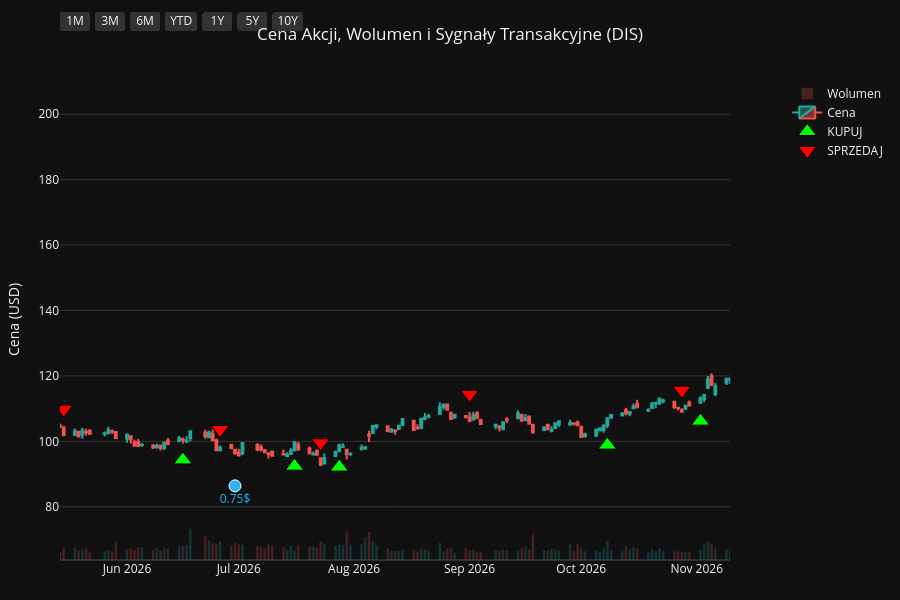
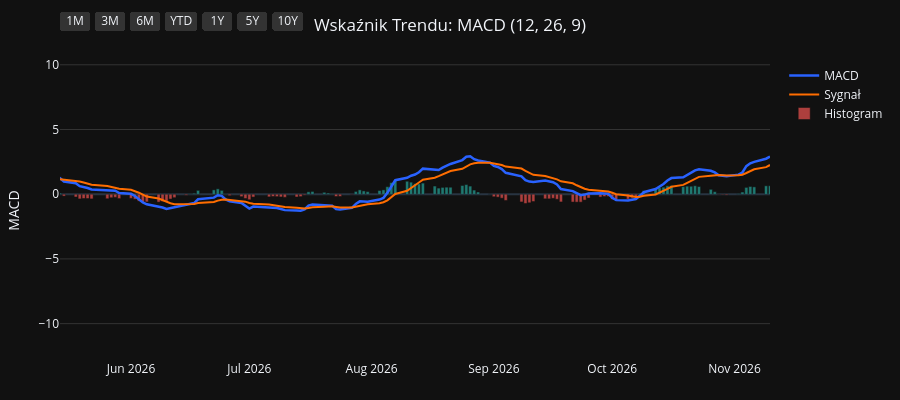
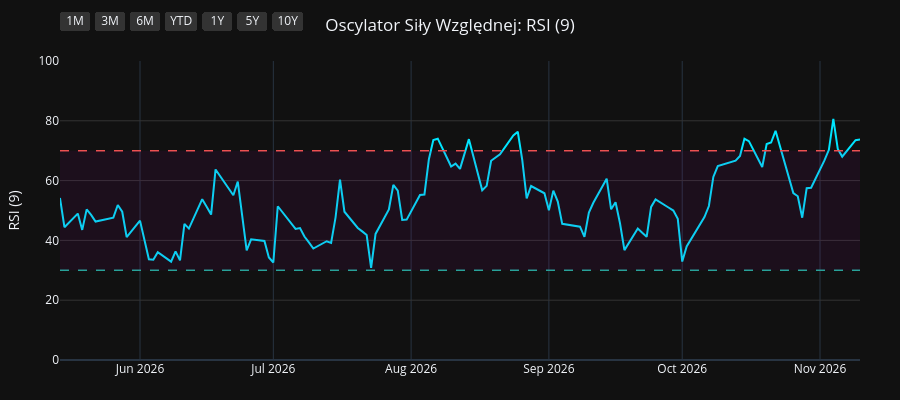
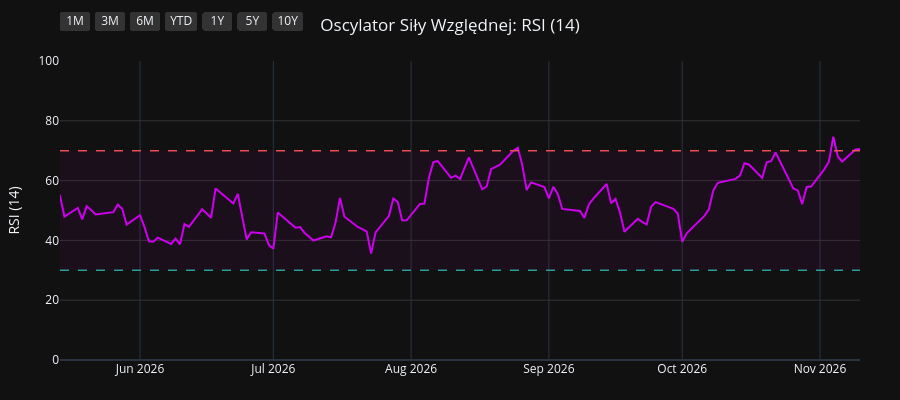

Source (notebook cell) for these figures, in order:
### Code cell
import os
import yfinance as yf
import pandas as pd
import pandas_ta as ta
import plotly.graph_objects as go
from plotly.subplots import make_subplots

# 1. Pobranie i przygotowanie danych
symbol = os.environ.get("STOCK_TICKER", "").strip().upper()
if not symbol:
    raise RuntimeError("Set STOCK_TICKER before running price_extractor.ipynb")
df = yf.Ticker(symbol).history(period="10y")
df.index = df.index.tz_localize(None)

# Wskaźniki i sygnały
df.ta.macd(fast=12, slow=26, signal=9, append=True)
df.ta.rsi(length=9, append=True)
df.ta.rsi(length=14, append=True)
df.ta.rsi(length=21, append=True)
df.dropna(inplace=True)

macd = df['MACD_12_26_9']
signal = df['MACDs_12_26_9']
wczorajszy_macd = macd.shift(1)
wczorajszy_signal = signal.shift(1)

df['Decyzja'] = 'BRAK'
df.loc[(macd > signal) & (wczorajszy_macd <= wczorajszy_signal), 'Decyzja'] = 'KUPUJ'
df.loc[(macd < signal) & (wczorajszy_macd >= wczorajszy_signal), 'Decyzja'] = 'SPRZEDAJ'

df_kupuj = df[df['Decyzja'] == 'KUPUJ']
df_sprzedaj = df[df['Decyzja'] == 'SPRZEDAJ']
df_dywidendy = df[df['Dividends'] > 0]
df_splity = df[df['Stock Splits'] > 0]

# Wspólna konfiguracja osi X
konfiguracja_osi_x = dict(
    type="date",
    showspikes=True, spikemode="across", spikesnap="cursor", spikedash="dot", spikecolor="#ffffff", spikethickness=1, hoverformat="%Y-%m-%d",
    rangeselector=dict(
        buttons=list([
            dict(count=1, label="1M", step="month", stepmode="backward"),
            dict(count=3, label="3M", step="month", stepmode="backward"),
            dict(count=6, label="6M", step="month", stepmode="backward"),
            dict(count=1, label="YTD", step="year", stepmode="todate"),
            dict(count=1, label="1Y", step="year", stepmode="backward"),
            dict(count=5, label="5Y", step="year", stepmode="backward"),
            dict(step="all", label="10Y")
        ]),
        bgcolor="#333333", activecolor="#2962ff", x=0, y=1.1
    )
)

# ==========================================
# WYKRES 1: CENA + WOLUMEN + SYGNAŁY
# ==========================================
fig1 = make_subplots(specs=[[{"secondary_y": True}]])

kolory_wolumenu = ['#26a69a' if row['Close'] >= row['Open'] else '#ef5350' for index, row in df.iterrows()]
fig1.add_trace(go.Bar(x=df.index, y=df['Volume'], marker_color=kolory_wolumenu, opacity=0.25, name='Wolumen'), secondary_y=True)
fig1.add_trace(go.Candlestick(x=df.index, open=df['Open'], high=df['High'], low=df['Low'], close=df['Close'], name='Cena', increasing_line_color='#26a69a', decreasing_line_color='#ef5350'), secondary_y=False)
fig1.add_trace(go.Scatter(x=df_kupuj.index, y=df_kupuj['Low'] * 0.95, customdata=df_kupuj[['Low', 'High']], mode='markers', marker=dict(symbol='triangle-up', size=16, color='#00ff00', line=dict(width=1, color='black')), name='KUPUJ', hovertemplate='KUPUJ<br>Najniższa: %{customdata[0]:.2f}<br>Najwyższa: %{customdata[1]:.2f}<extra></extra>'), secondary_y=False)
fig1.add_trace(go.Scatter(x=df_sprzedaj.index, y=df_sprzedaj['High'] * 1.05, customdata=df_sprzedaj[['Low', 'High']], mode='markers', marker=dict(symbol='triangle-down', size=16, color='#ff0000', line=dict(width=1, color='black')), name='SPRZEDAJ', hovertemplate='SPRZEDAJ<br>Najniższa: %{customdata[0]:.2f}<br>Najwyższa: %{customdata[1]:.2f}<extra></extra>'), secondary_y=False)

if not df_dywidendy.empty:
    fig1.add_trace(go.Scatter(x=df_dywidendy.index, y=df_dywidendy['Low'] * 0.90, mode='markers+text', marker=dict(symbol='circle', size=12, color='#29b6f6', line=dict(width=1, color='white')), text=df_dywidendy['Dividends'].apply(lambda x: f"{x}$"), textposition="bottom center", name='Dywidenda', showlegend=False, hovertemplate='Dywidenda: %{text}<extra></extra>', textfont=dict(color="#29b6f6")), secondary_y=False)
if not df_splity.empty:
                    fig1.add_trace(go.Scatter(x=df_splity.index, y=df_splity['High'], mode='markers+text', marker=dict(symbol='star', size=16, color='#ffee58', line=dict(width=1, color='black')), text=df_splity['Stock Splits'].apply(lambda x: f"{x:g}:1" if x >= 1 else f"1:{1 / x:g}"), textposition="top center", name='Split', hovertemplate='%{text}<extra></extra>', textfont=dict(color="#ffee58")), secondary_y=False)

fig1.update_layout(title=dict(text=f"Cena Akcji, Wolumen i Sygnały Transakcyjne ({symbol})", x=0.5, xanchor='center'), dragmode='pan', xaxis_rangeslider_visible=False, template='plotly_dark', height=600, hovermode='x unified', margin=dict(l=60, r=40, t=60, b=40))
fig1.update_xaxes(**konfiguracja_osi_x)
fig1.update_xaxes(range=[df.index.max() - pd.Timedelta(days=180), df.index.max()])
fig1.update_yaxes(title_text="Cena (USD)", secondary_y=False, gridcolor='#333333')
fig1.update_yaxes(range=[0, df['Volume'].max() * 4], showgrid=False, showticklabels=False, secondary_y=True)
fig1.show(config={'scrollZoom': True})

# ==========================================
# WYKRES 2: WSKAŹNIK MACD
# ==========================================
fig2 = go.Figure()
fig2.add_trace(go.Scatter(x=df.index, y=df['MACD_12_26_9'], line=dict(color='#2962ff', width=2.5), name='MACD'))
fig2.add_trace(go.Scatter(x=df.index, y=df['MACDs_12_26_9'], line=dict(color='#ff6d00', width=2), name='Sygnał'))
kolory_macd = ['#26a69a' if val >= 0 else '#ef5350' for val in df['MACDh_12_26_9']]
fig2.add_trace(go.Bar(x=df.index, y=df['MACDh_12_26_9'], marker_color=kolory_macd, name='Histogram', opacity=0.7))
fig2.update_layout(title=dict(text="Wskaźnik Trendu: MACD (12, 26, 9)", x=0.5, xanchor='center'), dragmode='pan', xaxis_rangeslider_visible=False, template='plotly_dark', height=400, hovermode='x unified', margin=dict(l=60, r=40, t=60, b=40))
fig2.update_xaxes(**konfiguracja_osi_x)
fig2.update_xaxes(range=[df.index.max() - pd.Timedelta(days=180), df.index.max()])
fig2.update_yaxes(title_text="MACD", gridcolor='#333333')
fig2.show(config={'scrollZoom': True})

# ==========================================
# WYKRES 3: OSCYLATOR RSI (9)
# ==========================================
fig3 = go.Figure()
fig3.add_trace(go.Scatter(x=df.index, y=df['RSI_9'], line=dict(color='#00e5ff', width=2), name='RSI (9)'))
fig3.add_hline(y=70, line_dash="dash", line_color="#ef5350", line_width=1.5)
fig3.add_hline(y=30, line_dash="dash", line_color="#26a69a", line_width=1.5)
fig3.add_hrect(y0=30, y1=70, line_width=0, fillcolor="purple", opacity=0.1)
fig3.update_layout(title=dict(text="Oscylator Siły Względnej: RSI (9)", x=0.5, xanchor='center'), dragmode='pan', xaxis_rangeslider_visible=False, template='plotly_dark', height=400, hovermode='x unified', margin=dict(l=60, r=40, t=60, b=40))
fig3.update_xaxes(**konfiguracja_osi_x)
fig3.update_xaxes(range=[df.index.max() - pd.Timedelta(days=180), df.index.max()])
fig3.update_yaxes(title_text="RSI (9)", range=[0, 100], gridcolor='#333333')
fig3.show(config={'scrollZoom': True})

# ==========================================
# WYKRES 4: OSCYLATOR RSI (14)
# ==========================================
fig4 = go.Figure()
fig4.add_trace(go.Scatter(x=df.index, y=df['RSI_14'], line=dict(color='#d500f9', width=2), name='RSI (14)'))
fig4.add_hline(y=70, line_dash="dash", line_color="#ef5350", line_width=1.5)
fig4.add_hline(y=30, line_dash="dash", line_color="#26a69a", line_width=1.5)
fig4.add_hrect(y0=30, y1=70, line_width=0, fillcolor="purple", opacity=0.1)
fig4.update_layout(title=dict(text="Oscylator Siły Względnej: RSI (14)", x=0.5, xanchor='center'), dragmode='pan', xaxis_rangeslider_visible=False, template='plotly_dark', height=400, hovermode='x unified', margin=dict(l=60, r=40, t=60, b=40))
fig4.update_xaxes(**konfiguracja_osi_x)
fig4.update_xaxes(range=[df.index.max() - pd.Timedelta(days=180), df.index.max()])
fig4.update_yaxes(title_text="RSI (14)", range=[0, 100], gridcolor='#333333')
fig4.show(config={'scrollZoom': True})

# ==========================================
# WYKRES 5: OSCYLATOR RSI (21)
# ==========================================
fig5 = go.Figure()
fig5.add_trace(go.Scatter(x=df.index, y=df['RSI_21'], line=dict(color='#64dd17', width=2), name='RSI (21)'))
fig5.add_hline(y=70, line_dash="dash", line_color="#ef5350", line_width=1.5)
fig5.add_hline(y=30, line_dash="dash", line_color="#26a69a", line_width=1.5)
fig5.add_hrect(y0=30, y1=70, line_width=0, fillcolor="purple", opacity=0.1)
fig5.update_layout(title=dict(text="Oscylator Siły Względnej: RSI (21)", x=0.5, xanchor='center'), dragmode='pan', xaxis_rangeslider_visible=False, template='plotly_dark', height=400, hovermode='x unified', margin=dict(l=60, r=40, t=60, b=40))
fig5.update_xaxes(**konfiguracja_osi_x)
fig5.update_xaxes(range=[df.index.max() - pd.Timedelta(days=180), df.index.max()])
fig5.update_yaxes(title_text="RSI (21)", range=[0, 100], gridcolor='#333333')
fig5.show(config={'scrollZoom': True})

### Figure 1 — Plotly figure (JSON) as saved in the notebook; plotly's stock layout.template omitted (floating-point values rounded to 4 significant figures; data arrays with more than 128 entries replaced by an {"elided": "..."} marker saying what was removed)
{"data": [{"marker": {"color": {"elided": "2479 str values"}}, "name": "Wolumen", "opacity": 0.25, "type": "bar", "x": {"elided": "2479 str values"}, "xaxis": "x", "y": {"elided": "2479 int values"}, "yaxis": "y2"}, {"close": {"elided": "2479 float values"}, "decreasing": {"line": {"color": "#ef5350"}}, "high": {"elided": "2479 float values"}, "increasing": {"line": {"color": "#26a69a"}}, "low": {"elided": "2479 float values"}, "name": "Cena", "open": {"elided": "2479 float values"}, "type": "candlestick", "x": {"elided": "2479 str values"}, "xaxis": "x", "yaxis": "y"}, {"customdata": {"elided": "100x2 float values"}, "hovertemplate": "KUPUJ<br>Najniższa: %{customdata[0]:.2f}<br>Najwyższa: %{customdata[1]:.2f}<extra></extra>", "marker": {"color": "#00ff00", "line": {"color": "black", "width": 1}, "size": 16, "symbol": "triangle-up"}, "mode": "markers", "name": "KUPUJ", "type": "scatter", "x": ["2017-01-11T00:00:00", "2017-02-01T00:00:00", "2017-03-14T00:00:00", "2017-03-28T00:00:00", "2017-04-18T00:00:00", "2017-05-30T00:00:00", "2017-06-12T00:00:00", "2017-06-21T00:00:00", "2017-06-26T00:00:00", "2017-08-29T00:00:00", "2017-09-20T00:00:00", "2017-10-19T00:00:00", "2017-11-29T00:00:00", "2018-01-04T00:00:00", "2018-02-22T00:00:00", "2018-03-09T00:00:00", "2018-04-04T00:00:00", "2018-05-04T00:00:00", "2018-06-08T00:00:00", "2018-07-10T00:00:00", "2018-09-21T00:00:00", "2018-10-18T00:00:00", "2018-11-06T00:00:00", "2018-11-30T00:00:00", "2019-01-02T00:00:00", "2019-01-31T00:00:00", "2019-02-15T00:00:00", "2019-04-02T00:00:00", "2019-06-07T00:00:00", "2019-06-13T00:00:00", "2019-07-03T00:00:00", "2019-07-10T00:00:00", "2019-07-29T00:00:00", "2019-08-28T00:00:00", "2019-10-11T00:00:00", "2020-02-04T00:00:00", "2020-03-25T00:00:00", "2020-07-09T00:00:00", "2020-08-05T00:00:00", "2020-08-27T00:00:00", "2020-10-12T00:00:00", "2020-11-05T00:00:00", "2021-02-04T00:00:00", "2021-02-22T00:00:00", "2021-04-30T00:00:00", "2021-05-07T00:00:00", "2021-05-26T00:00:00", "2021-06-24T00:00:00", "2021-07-09T00:00:00", "2021-07-28T00:00:00", "2021-08-11T00:00:00", "2021-08-24T00:00:00", "2021-10-08T00:00:00", "2021-10-15T00:00:00", "2021-11-03T00:00:00", "2021-12-07T00:00:00", "2022-02-04T00:00:00", "2022-03-18T00:00:00", "2022-05-17T00:00:00", "2022-06-27T00:00:00", "2022-10-17T00:00:00", "2022-11-22T00:00:00", "2022-12-14T00:00:00", "2023-01-03T00:00:00", "2023-03-23T00:00:00", "2023-04-28T00:00:00", "2023-05-08T00:00:00", "2023-06-05T00:00:00", "2023-06-30T00:00:00", "2023-07-31T00:00:00", "2023-09-12T00:00:00", "2023-10-06T00:00:00", "2023-11-03T00:00:00", "2024-01-18T00:00:00", "2024-03-21T00:00:00", "2024-05-06T00:00:00", "2024-05-31T00:00:00", "2024-07-16T00:00:00", "2024-07-31T00:00:00", "2024-08-15T00:00:00", "2024-10-16T00:00:00", "2024-11-06T00:00:00", "2025-01-24T00:00:00", "2025-02-26T00:00:00", "2025-03-25T00:00:00", "2025-04-22T00:00:00", "2025-06-11T00:00:00", "2025-06-30T00:00:00", "2025-08-20T00:00:00", "2025-10-20T00:00:00", "2025-12-03T00:00:00", "2026-02-26T00:00:00", "2026-04-02T00:00:00", "2026-04-30T00:00:00", "2026-05-06T00:00:00", "2026-06-16T00:00:00", "2026-07-16T00:00:00", "2026-07-28T00:00:00", "2026-10-08T00:00:00", "2026-11-02T00:00:00"], "xaxis": "x", "y": [95.6, 97.63, 98.54, 98.81, 99.67, 95.22, 93.16, 91.33, 92.23, 90.48, 87.63, 87.18, 91.91, 99.99, 93.99, 92.84, 87.57, 88.3, 91.22, 94.66, 99.69, 104.4, 104.2, 103.9, 98.03, 100.1, 101.0, 101.8, 125.0, 125.2, 129.2, 130.0, 132.9, 122.3, 118.9, 131.9, 87.97, 106.3, 113.6, 122.3, 114.0, 115.9, 162.6, 167.2, 169.1, 167.2, 162.3, 161.9, 160.2, 163.5, 162.6, 163.7, 162.5, 160.4, 155.1, 137.9, 128.5, 127.4, 97.91, 88.24, 88.66, 87.21, 85.31, 80.9, 87.28, 91.26, 93.67, 82.38, 81.62, 80.02, 76.05, 74.14, 77.52, 83.55, 107.1, 105.5, 93.71, 89.62, 86.93, 80.96, 86.92, 91.17, 103.2, 102.6, 93.63, 78.89, 109.7, 115.4, 108.6, 103.6, 97.83, 99.29, 89.65, 94.67, 99.28, 94.32, 92.42, 92.12, 98.85, 106.2], "yaxis": "y"}, {"customdata": {"elided": "99x2 float values"}, "hovertemplate": "SPRZEDAJ<br>Najniższa: %{customdata[0]:.2f}<br>Najwyższa: %{customdata[1]:.2f}<extra></extra>", "marker": {"color": "#ff0000", "line": {"color": "black", "width": 1}, "size": 16, "symbol": "triangle-down"}, "mode": "markers", "name": "SPRZEDAJ", "type": "scatter", "x": ["2017-01-12T00:00:00", "2017-02-06T00:00:00", "2017-03-23T00:00:00", "2017-04-05T00:00:00", "2017-05-02T00:00:00", "2017-06-06T00:00:00", "2017-06-20T00:00:00", "2017-06-22T00:00:00", "2017-08-07T00:00:00", "2017-09-07T00:00:00", "2017-10-12T00:00:00", "2017-11-27T00:00:00", "2017-12-26T00:00:00", "2018-01-08T00:00:00", "2018-03-01T00:00:00", "2018-03-19T00:00:00", "2018-05-03T00:00:00", "2018-05-25T00:00:00", "2018-06-26T00:00:00", "2018-08-09T00:00:00", "2018-10-10T00:00:00", "2018-10-24T00:00:00", "2018-11-19T00:00:00", "2018-12-04T00:00:00", "2019-01-30T00:00:00", "2019-02-11T00:00:00", "2019-03-13T00:00:00", "2019-05-03T00:00:00", "2019-06-12T00:00:00", "2019-06-25T00:00:00", "2019-07-08T00:00:00", "2019-07-17T00:00:00", "2019-07-31T00:00:00", "2019-09-19T00:00:00", "2019-12-04T00:00:00", "2020-02-21T00:00:00", "2020-06-11T00:00:00", "2020-07-27T00:00:00", "2020-08-21T00:00:00", "2020-09-03T00:00:00", "2020-10-28T00:00:00", "2021-01-04T00:00:00", "2021-02-19T00:00:00", "2021-03-03T00:00:00", "2021-05-05T00:00:00", "2021-05-11T00:00:00", "2021-06-18T00:00:00", "2021-07-07T00:00:00", "2021-07-20T00:00:00", "2021-07-30T00:00:00", "2021-08-18T00:00:00", "2021-09-20T00:00:00", "2021-10-12T00:00:00", "2021-10-18T00:00:00", "2021-11-11T00:00:00", "2022-01-18T00:00:00", "2022-03-01T00:00:00", "2022-04-06T00:00:00", "2022-06-13T00:00:00", "2022-08-23T00:00:00", "2022-11-08T00:00:00", "2022-12-07T00:00:00", "2022-12-15T00:00:00", "2023-02-10T00:00:00", "2023-04-25T00:00:00", "2023-05-04T00:00:00", "2023-05-11T00:00:00", "2023-06-22T00:00:00", "2023-07-17T00:00:00", "2023-08-18T00:00:00", "2023-09-25T00:00:00", "2023-10-24T00:00:00", "2023-11-30T00:00:00", "2024-02-23T00:00:00", "2024-04-04T00:00:00", "2024-05-07T00:00:00", "2024-07-02T00:00:00", "2024-07-22T00:00:00", "2024-08-02T00:00:00", "2024-10-07T00:00:00", "2024-10-25T00:00:00", "2024-12-05T00:00:00", "2025-02-10T00:00:00", "2025-03-05T00:00:00", "2025-04-03T00:00:00", "2025-05-29T00:00:00", "2025-06-13T00:00:00", "2025-07-07T00:00:00", "2025-09-10T00:00:00", "2025-11-14T00:00:00", "2026-01-12T00:00:00", "2026-03-03T00:00:00", "2026-04-29T00:00:00", "2026-05-01T00:00:00", "2026-05-15T00:00:00", "2026-06-26T00:00:00", "2026-07-23T00:00:00", "2026-09-01T00:00:00", "2026-10-28T00:00:00"], "xaxis": "x", "y": [106.3, 107.4, 110.1, 111.0, 112.1, 103.5, 102.7, 102.1, 105.7, 100.0, 96.07, 101.1, 108.3, 110.2, 103.0, 101.9, 98.26, 102.0, 103.7, 114.6, 117.0, 116.8, 117.6, 116.1, 111.2, 112.5, 115.5, 136.1, 137.1, 141.2, 143.9, 146.4, 146.7, 139.0, 151.1, 142.4, 120.1, 119.5, 130.6, 139.7, 123.7, 185.9, 188.1, 200.4, 188.3, 185.5, 177.0, 177.5, 180.7, 182.4, 180.0, 184.1, 177.6, 176.5, 166.9, 155.9, 150.8, 136.3, 99.37, 118.5, 103.8, 94.46, 94.8, 111.7, 101.5, 101.3, 96.83, 90.8, 90.09, 88.28, 83.25, 85.72, 95.55, 110.3, 122.8, 110.2, 100.1, 97.64, 94.6, 97.62, 99.38, 120.3, 114.8, 114.3, 97.68, 115.7, 121.9, 129.0, 121.6, 112.5, 119.8, 108.7, 105.7, 109.2, 109.8, 103.6, 99.56, 114.4, 115.7], "yaxis": "y"}, {"hovertemplate": "Dywidenda: %{text}<extra></extra>", "marker": {"color": "#29b6f6", "line": {"color": "white", "width": 1}, "size": 12, "symbol": "circle"}, "mode": "markers+text", "name": "Dywidenda", "showlegend": false, "text": ["0.78$", "0.84$", "0.84$", "0.88$", "0.88$", "0.88$", "0.3$", "0.45$", "0.5$", "0.5$", "0.75$", "0.75$"], "textfont": {"color": "#29b6f6"}, "textposition": "bottom center", "type": "scatter", "x": ["2017-07-06T00:00:00", "2017-12-08T00:00:00", "2018-07-06T00:00:00", "2018-12-07T00:00:00", "2019-07-05T00:00:00", "2019-12-13T00:00:00", "2023-12-08T00:00:00", "2024-07-08T00:00:00", "2024-12-16T00:00:00", "2025-06-24T00:00:00", "2025-12-15T00:00:00", "2026-06-30T00:00:00"], "xaxis": "x", "y": [86.66, 88.32, 89.0, 96.22, 122.0, 127.7, 80.59, 85.21, 98.7, 104.5, 96.95, 86.39], "yaxis": "y"}], "layout": {"dragmode": "pan", "height": 600, "hovermode": "x unified", "margin": {"b": 40, "l": 60, "r": 40, "t": 60}, "title": {"text": "Cena Akcji, Wolumen i Sygnały Transakcyjne (DIS)", "x": 0.5, "xanchor": "center"}, "xaxis": {"anchor": "y", "domain": [0.0, 0.94], "hoverformat": "%Y-%m-%d", "range": ["2026-05-14T00:00:00", "2026-11-10T00:00:00"], "rangeselector": {"activecolor": "#2962ff", "bgcolor": "#333333", "buttons": [{"count": 1, "label": "1M", "step": "month", "stepmode": "backward"}, {"count": 3, "label": "3M", "step": "month", "stepmode": "backward"}, {"count": 6, "label": "6M", "step": "month", "stepmode": "backward"}, {"count": 1, "label": "YTD", "step": "year", "stepmode": "todate"}, {"count": 1, "label": "1Y", "step": "year", "stepmode": "backward"}, {"count": 5, "label": "5Y", "step": "year", "stepmode": "backward"}, {"label": "10Y", "step": "all"}], "x": 0, "y": 1.1}, "rangeslider": {"visible": false}, "showspikes": true, "spikecolor": "#ffffff", "spikedash": "dot", "spikemode": "across", "spikesnap": "cursor", "spikethickness": 1, "type": "date"}, "yaxis": {"anchor": "x", "domain": [0.0, 1.0], "gridcolor": "#333333", "title": {"text": "Cena (USD)"}}, "yaxis2": {"anchor": "x", "overlaying": "y", "range": [0, 349642800], "showgrid": false, "showticklabels": false, "side": "right"}}}

### Figure 2 — Plotly figure (JSON) as saved in the notebook; plotly's stock layout.template omitted (floating-point values rounded to 4 significant figures; data arrays with more than 128 entries replaced by an {"elided": "..."} marker saying what was removed)
{"data": [{"line": {"color": "#2962ff", "width": 2.5}, "name": "MACD", "type": "scatter", "x": {"elided": "2479 str values"}, "y": {"elided": "2479 float values"}}, {"line": {"color": "#ff6d00", "width": 2}, "name": "Sygnał", "type": "scatter", "x": {"elided": "2479 str values"}, "y": {"elided": "2479 float values"}}, {"marker": {"color": {"elided": "2479 str values"}}, "name": "Histogram", "opacity": 0.7, "type": "bar", "x": {"elided": "2479 str values"}, "y": {"elided": "2479 float values"}}], "layout": {"dragmode": "pan", "height": 400, "hovermode": "x unified", "margin": {"b": 40, "l": 60, "r": 40, "t": 60}, "title": {"text": "Wskaźnik Trendu: MACD (12, 26, 9)", "x": 0.5, "xanchor": "center"}, "xaxis": {"hoverformat": "%Y-%m-%d", "range": ["2026-05-14T00:00:00", "2026-11-10T00:00:00"], "rangeselector": {"activecolor": "#2962ff", "bgcolor": "#333333", "buttons": [{"count": 1, "label": "1M", "step": "month", "stepmode": "backward"}, {"count": 3, "label": "3M", "step": "month", "stepmode": "backward"}, {"count": 6, "label": "6M", "step": "month", "stepmode": "backward"}, {"count": 1, "label": "YTD", "step": "year", "stepmode": "todate"}, {"count": 1, "label": "1Y", "step": "year", "stepmode": "backward"}, {"count": 5, "label": "5Y", "step": "year", "stepmode": "backward"}, {"label": "10Y", "step": "all"}], "x": 0, "y": 1.1}, "rangeslider": {"visible": false}, "showspikes": true, "spikecolor": "#ffffff", "spikedash": "dot", "spikemode": "across", "spikesnap": "cursor", "spikethickness": 1, "type": "date"}, "yaxis": {"gridcolor": "#333333", "title": {"text": "MACD"}}}}

### Figure 3 — Plotly figure (JSON) as saved in the notebook; plotly's stock layout.template omitted (floating-point values rounded to 4 significant figures; data arrays with more than 128 entries replaced by an {"elided": "..."} marker saying what was removed)
{"data": [{"line": {"color": "#00e5ff", "width": 2}, "name": "RSI (9)", "type": "scatter", "x": {"elided": "2479 str values"}, "y": {"elided": "2479 float values"}}], "layout": {"dragmode": "pan", "height": 400, "hovermode": "x unified", "margin": {"b": 40, "l": 60, "r": 40, "t": 60}, "shapes": [{"line": {"color": "#ef5350", "dash": "dash", "width": 1.5}, "type": "line", "x0": 0, "x1": 1, "xref": "x domain", "y0": 70, "y1": 70, "yref": "y"}, {"line": {"color": "#26a69a", "dash": "dash", "width": 1.5}, "type": "line", "x0": 0, "x1": 1, "xref": "x domain", "y0": 30, "y1": 30, "yref": "y"}, {"fillcolor": "purple", "line": {"width": 0}, "opacity": 0.1, "type": "rect", "x0": 0, "x1": 1, "xref": "x domain", "y0": 30, "y1": 70, "yref": "y"}], "title": {"text": "Oscylator Siły Względnej: RSI (9)", "x": 0.5, "xanchor": "center"}, "xaxis": {"hoverformat": "%Y-%m-%d", "range": ["2026-05-14T00:00:00", "2026-11-10T00:00:00"], "rangeselector": {"activecolor": "#2962ff", "bgcolor": "#333333", "buttons": [{"count": 1, "label": "1M", "step": "month", "stepmode": "backward"}, {"count": 3, "label": "3M", "step": "month", "stepmode": "backward"}, {"count": 6, "label": "6M", "step": "month", "stepmode": "backward"}, {"count": 1, "label": "YTD", "step": "year", "stepmode": "todate"}, {"count": 1, "label": "1Y", "step": "year", "stepmode": "backward"}, {"count": 5, "label": "5Y", "step": "year", "stepmode": "backward"}, {"label": "10Y", "step": "all"}], "x": 0, "y": 1.1}, "rangeslider": {"visible": false}, "showspikes": true, "spikecolor": "#ffffff", "spikedash": "dot", "spikemode": "across", "spikesnap": "cursor", "spikethickness": 1, "type": "date"}, "yaxis": {"gridcolor": "#333333", "range": [0, 100], "title": {"text": "RSI (9)"}}}}

### Figure 4 — Plotly figure (JSON) as saved in the notebook; plotly's stock layout.template omitted (floating-point values rounded to 4 significant figures; data arrays with more than 128 entries replaced by an {"elided": "..."} marker saying what was removed)
{"data": [{"line": {"color": "#d500f9", "width": 2}, "name": "RSI (14)", "type": "scatter", "x": {"elided": "2479 str values"}, "y": {"elided": "2479 float values"}}], "layout": {"dragmode": "pan", "height": 400, "hovermode": "x unified", "margin": {"b": 40, "l": 60, "r": 40, "t": 60}, "shapes": [{"line": {"color": "#ef5350", "dash": "dash", "width": 1.5}, "type": "line", "x0": 0, "x1": 1, "xref": "x domain", "y0": 70, "y1": 70, "yref": "y"}, {"line": {"color": "#26a69a", "dash": "dash", "width": 1.5}, "type": "line", "x0": 0, "x1": 1, "xref": "x domain", "y0": 30, "y1": 30, "yref": "y"}, {"fillcolor": "purple", "line": {"width": 0}, "opacity": 0.1, "type": "rect", "x0": 0, "x1": 1, "xref": "x domain", "y0": 30, "y1": 70, "yref": "y"}], "title": {"text": "Oscylator Siły Względnej: RSI (14)", "x": 0.5, "xanchor": "center"}, "xaxis": {"hoverformat": "%Y-%m-%d", "range": ["2026-05-14T00:00:00", "2026-11-10T00:00:00"], "rangeselector": {"activecolor": "#2962ff", "bgcolor": "#333333", "buttons": [{"count": 1, "label": "1M", "step": "month", "stepmode": "backward"}, {"count": 3, "label": "3M", "step": "month", "stepmode": "backward"}, {"count": 6, "label": "6M", "step": "month", "stepmode": "backward"}, {"count": 1, "label": "YTD", "step": "year", "stepmode": "todate"}, {"count": 1, "label": "1Y", "step": "year", "stepmode": "backward"}, {"count": 5, "label": "5Y", "step": "year", "stepmode": "backward"}, {"label": "10Y", "step": "all"}], "x": 0, "y": 1.1}, "rangeslider": {"visible": false}, "showspikes": true, "spikecolor": "#ffffff", "spikedash": "dot", "spikemode": "across", "spikesnap": "cursor", "spikethickness": 1, "type": "date"}, "yaxis": {"gridcolor": "#333333", "range": [0, 100], "title": {"text": "RSI (14)"}}}}
